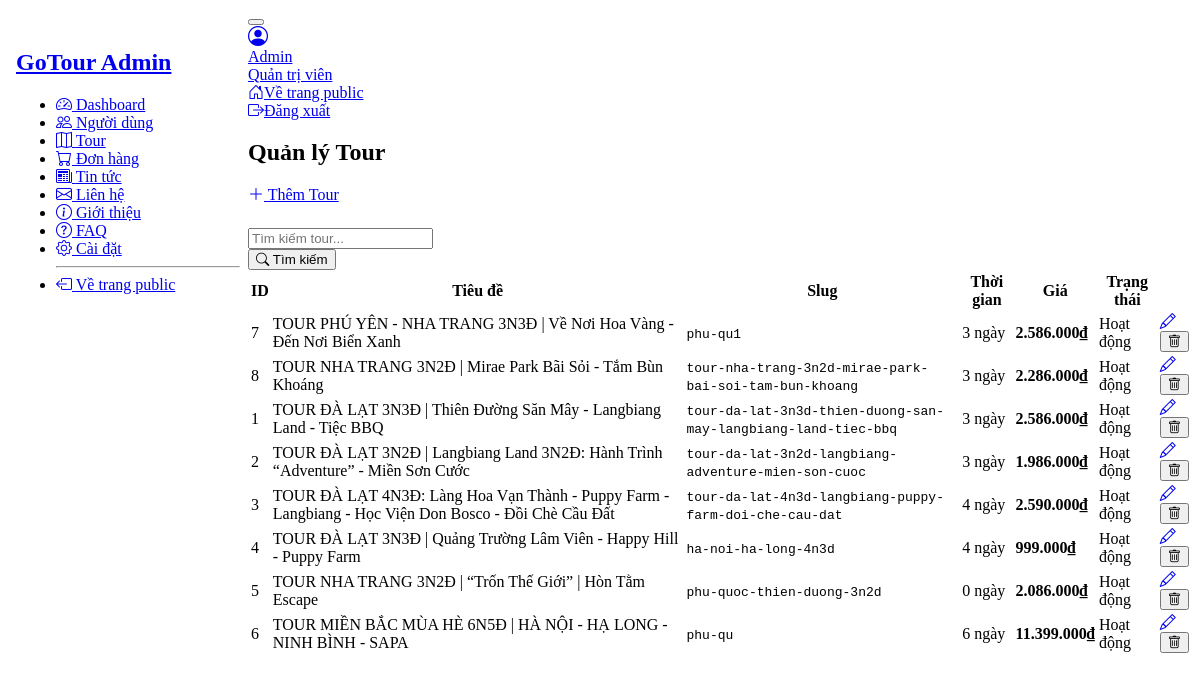
Screenshot of /frontend/admin/products.php (signed in) with the database file from the repository.
### tables this page shows
CREATE TABLE `tours` (
  `id` int(11) NOT NULL,
  `title` varchar(200) NOT NULL,
  `slug` varchar(200) NOT NULL,
  `short_description` text DEFAULT NULL,
  `price` decimal(12,2) NOT NULL,
  `duration_days` int(11) NOT NULL,
  `status` enum('active','inactive') NOT NULL DEFAULT 'active',
  `created_at` datetime NOT NULL DEFAULT current_timestamp(),
  `updated_at` datetime NOT NULL DEFAULT current_timestamp() ON UPDATE current_timestamp(),
  `image` varchar(255) NOT NULL,
  `place_start` varchar(255) NOT NULL,
  `vehicle` varchar(255) NOT NULL,
  `day_start` varchar(255) NOT NULL,
  `host` varchar(255) NOT NULL,
  `long_description` longtext DEFAULT NULL,
  `hotel` text NOT NULL,
  `note` longtext DEFAULT NULL
);

### backend/models/tour_model.php (called while the page is built, shortened)
<?php
function get_tours_pagination_admin($conn, $keyword = null, $page = 1, $limit = 10) {
    $offset = ($page - 1) * $limit;
    $count_sql = "SELECT COUNT(*) as total FROM tours WHERE 1=1";
    $data_sql = "SELECT * FROM tours WHERE 1=1";
    $count_stmt = $conn->prepare($count_sql);
    $count_stmt->execute();
    $count_result = $count_stmt->get_result();
    $total_records = $count_result->fetch_assoc()['total'];
    $total_pages = ceil($total_records / $limit);
    $data_sql .= " ORDER BY created_at DESC LIMIT ? OFFSET ?";
    $data_stmt = $conn->prepare($data_sql);
    if ($keyword) {
        $data_stmt->bind_param("ssii", $keyword_filter, $keyword_filter, $limit, $offset);
    } else {
        $data_stmt->bind_param("ii", $limit, $offset);
    }
    $data_stmt->execute();
    $data_result = $data_stmt->get_result();
    $tours = $data_result->fetch_all(MYSQLI_ASSOC);
    return [
        'data' => $tours,
        'total_records' => $total_records,
        'total_pages' => $total_pages
    ];
}
?>

### frontend/admin/products.php (the view, shortened to what this page needs)
<?php
require_once __DIR__ . "/../../backend/db.php";
require_once __DIR__ . "/../../backend/models/tour_model.php";
$action = $_GET['action'] ?? 'list';
$keyword = filter_input(INPUT_GET, 'keyword', FILTER_SANITIZE_STRING);
$page = filter_input(INPUT_GET, 'page', FILTER_VALIDATE_INT) ?? 1;
$tours = [];
$limit = 10;
if (isset($conn)) {
    if ($action === 'list') {
        $tours_data = get_tours_pagination_admin($conn, $keyword, $page, $limit);
        $tours = $tours_data['data'] ?? [];
    }
}
?>
<!doctype html>
<html lang="vi">
<head>
    <link href="https://cdn.jsdelivr.net/npm/@tabler/core@1.0.0-beta17/dist/css/tabler.min.css" rel="stylesheet">
    <link rel="stylesheet" href="https://cdn.jsdelivr.net/npm/bootstrap-icons@1.11.3/font/bootstrap-icons.min.css">
    <link rel="stylesheet" href="css/admin.css">
</head>
<body>
<div class="page">
    <div class="page-wrapper">
        <div id="topbar"></div>
        <div class="page-header d-print-none">
            <div class="container-xl">
                <div class="row g-2 align-items-center">
                    <div class="col">
                        <h2 class="page-title">
                            <?php echo $action === 'add' ? 'Thêm Tour Mới' : ($action === 'edit' ? 'Sửa Tour' : 'Quản lý Tour'); ?>
                        </h2>
                    </div>
                    <?php if ($action === 'list'): ?>
                        <div class="col-auto ms-auto">
                            <a href="products.php?action=add" class="btn btn-primary">
                                <i class="bi bi-plus-lg me-1"></i> Thêm Tour
                            </a>
                        </div>
                    <?php endif; ?>
                </div>
            </div>
        </div>
        <div class="page-body">
            <div class="container-xl">
                <?php if ($action === 'list'): ?>
                    <div class="card mb-3">
                        <div class="card-body">
                            <form class="row g-3" method="GET">
                                <div class="col-md-10">
                                    <input type="text" name="keyword" class="form-control" placeholder="Tìm kiếm tour..."
                                           value="<?php echo htmlspecialchars($keyword ?? ''); ?>">
                                </div>
                                <div class="col-md-2">
                                    <button type="submit" class="btn btn-primary w-100">
                                        <i class="bi bi-search me-1"></i> Tìm kiếm
                                    </button>
                                </div>
                            </form>
                        </div>
                    </div>
                    <?php if (empty($tours)): ?>
                        <div class="card">
                            <div class="card-body text-center py-5">
                                <i class="bi bi-inbox fs-1 text-muted d-block mb-3"></i>
                                <p class="text-muted mb-0">Chưa có tour nào.</p>
                            </div>
                        </div>
                    <?php else: ?>
                        <div class="card">
                            <div class="table-responsive">
                                <table class="table table-vcenter card-table table-striped">
                                    <thead>
                                        <tr>
                                            <th>ID</th>
                                            <th>Tiêu đề</th>
                                            <th>Slug</th>
                                            <th>Thời gian</th>
                                            <th>Giá</th>
                                            <th>Trạng thái</th>
                                            <th class="w-1"></th>
                                        </tr>
                                    </thead>
                                    <tbody>
                                        <?php foreach ($tours as $t): ?>
                                            <tr>
                                                <td class="text-muted"><?php echo $t['id']; ?></td>
                                                <td><?php echo htmlspecialchars($t['title']); ?></td>
                                                <td><code class="small"><?php echo htmlspecialchars($t['slug']); ?></code></td>
                                                <td class="text-muted"><?php echo $t['duration_days']; ?> ngày</td>
                                                <td><strong><?php echo number_format($t['price'], 0, ',', '.'); ?>₫</strong></td>
                                                <td>
                                                    <?php if ($t['status'] === 'active'): ?>
                                                        <span class="badge bg-green">Hoạt động</span>
                                                    <?php else: ?>
                                                        <span class="badge bg-secondary">Tạm dừng</span>
                                                    <?php endif; ?>
                                                </td>
                                                <td>
                                                    <div class="btn-list flex-nowrap">
                                                        <a href="products.php?action=edit&id=<?php echo $t['id']; ?>" class="btn btn-sm btn-primary">
                                                            <i class="bi bi-pencil"></i>
                                                        </a>
                                                        <form method="POST" action="../../backend/actions/tour/admin_tour.php" class="d-inline">
                                                            <button type="submit" class="btn btn-sm btn-danger"
                                                                    onclick="return confirm('Bạn có chắc chắn muốn xóa tour này?')">
                                                                <i class="bi bi-trash"></i>
                                                            </button>
                                                        </form>
                                                    </div>
                                                </td>
                                            </tr>
                                        <?php endforeach; ?>
                                    </tbody>
                                </table>
                            </div>
                        </div>
                    <?php endif; ?>
                <?php endif; ?>
            </div>
        </div>
    </div>
</div>
</body>
</html>

### frontend/admin/css/admin.css (style rules this page uses)
:root { --tblr-primary: #206bc4; --tblr-secondary: #656d77; }
.page { display: flex; flex-direction: row; min-height: 100vh; }
.page-wrapper { flex: 1; margin-left: 15rem; display: flex; flex-direction: column; }
.page-header { margin-top: 0; }
.page-body { flex: 1; margin-top: 0; padding: 1.5rem 0; }

### rows the page displays
tours: id "7", title "TOUR PHÚ YÊN - NHA TRANG 3N3Đ | Về Nơi Hoa Vàng - Đến Nơi Biển Xanh", slug "phu-qu1", duration_days "3", price "2.586.000", status "Hoạt động"
tours: id "8", title "TOUR NHA TRANG 3N2Đ | Mirae Park Bãi Sỏi - Tắm Bùn Khoáng", slug "tour-nha-trang-3n2d-mirae-park-bai-soi-tam-bun-khoang", duration_days "3", price "2.286.000", status "Hoạt động"
tours: id "1", title "TOUR ĐÀ LẠT 3N3Đ | Thiên Đường Săn Mây - Langbiang Land - Tiệc BBQ", slug "tour-da-lat-3n3d-thien-duong-san-may-langbiang-land-tiec-bbq", duration_days "3", price "2.586.000", status "Hoạt động"
tours: id "2", title "TOUR ĐÀ LẠT 3N2Đ | Langbiang Land 3N2Đ: Hành Trình “Adventure” - Miền Sơn Cước", slug "tour-da-lat-3n2d-langbiang-adventure-mien-son-cuoc", duration_days "3", price "1.986.000", status "Hoạt động"
tours: id "3", title "TOUR ĐÀ LẠT 4N3Đ: Làng Hoa Vạn Thành - Puppy Farm - Langbiang - Học Viện Don Bosco - Đồi Chè Cầu Đất", slug "tour-da-lat-4n3d-langbiang-puppy-farm-doi-che-cau-dat", duration_days "4", price "2.590.000", status "Hoạt động"
tours: id "4", title "TOUR ĐÀ LẠT 3N3Đ | Quảng Trường Lâm Viên - Happy Hill - Puppy Farm", slug "ha-noi-ha-long-4n3d", duration_days "4", price "999.000", status "Hoạt động"
tours: id "5", title "TOUR NHA TRANG 3N2Đ | “Trốn Thế Giới” | Hòn Tằm Escape", slug "phu-quoc-thien-duong-3n2d", duration_days "0", price "2.086.000", status "Hoạt động"
tours: id "6", title "TOUR MIỀN BẮC MÙA HÈ 6N5Đ | HÀ NỘI - HẠ LONG - NINH BÌNH - SAPA", slug "phu-qu", duration_days "6", price "11.399.000", status "Hoạt động"
